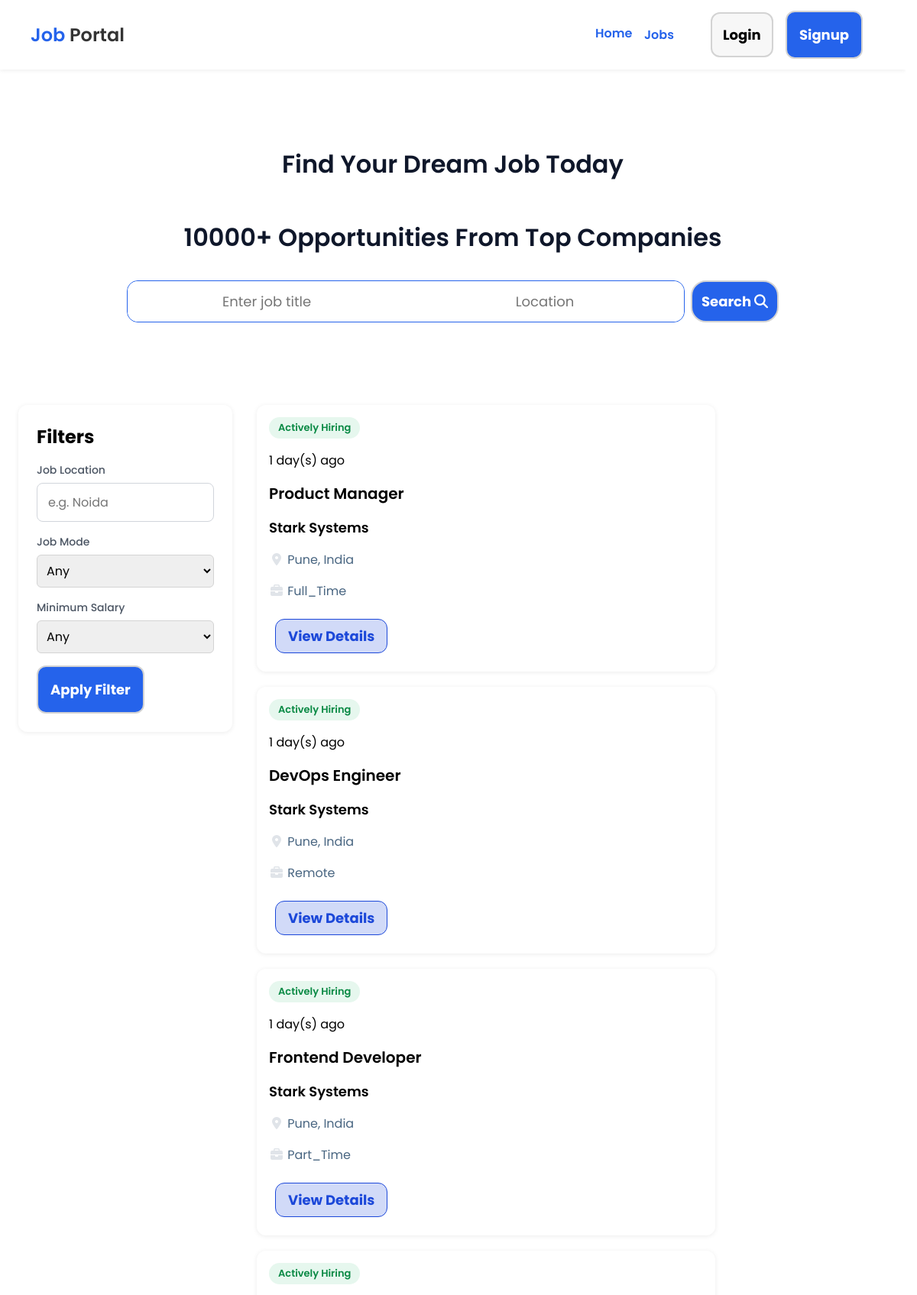
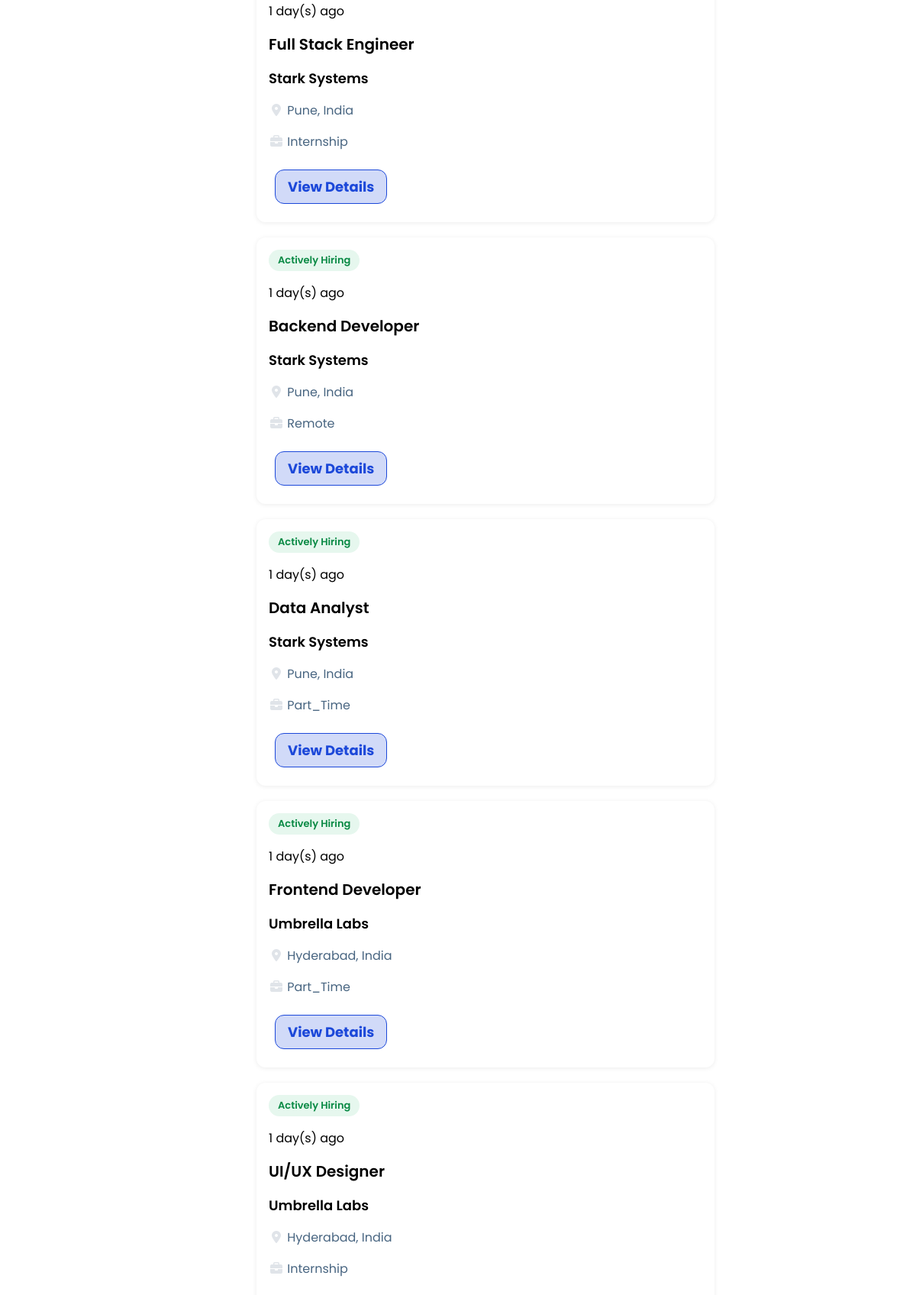
Page /jobs (upper part) on the committed database (2 pictures, top to bottom).
### models/Job.py (models this page shows, shortened)
class Job(db.Model):
    __tablename__="job"
    id = db.Column(db.Integer, primary_key=True)
    employer_id = db.Column(
        db.Integer,
        db.ForeignKey("employer_profile.id")
    )
    title = db.Column(db.String(150))
    company = db.Column(db.String(150))
    location = db.Column(db.String(100))
    employment_type = db.Column(db.String(30))
    salary_min = db.Column(db.Integer)
    salary_max = db.Column(db.Integer)
    description = db.Column(db.Text)
    vacancies = db.Column(db.Integer)
    deadline = db.Column(db.Date)
    is_active = db.Column(db.Boolean, default=True)
    created_at = db.Column(db.DateTime, default=datetime.utcnow)
    is_archived = db.Column(db.Boolean, default=False)
    is_approved = db.Column(db.Boolean, default=True)
    is_filled = db.Column(db.Boolean,default=False)       # Position filled
    employer = db.relationship(
        "EmployerProfile",
        back_populates="job"
    )
    applications = db.relationship(
        "Application",
        back_populates="job",
        cascade="all, delete-orphan"
    )
    bookmarks = db.relationship(
        "Bookmark",
        back_populates="job",
        cascade="all, delete-orphan"
    )
    @property
    def age(self):
        diff = datetime.utcnow() - self.created_at
        if diff.days > 0:
            return f"{diff.days} day(s) ago"

### job_routes/job_route.py (the view)
@job_bp.route("/jobs", methods=["GET"])
def jobs():
    today = date.today()
    query = Job.query.filter(
        Job.is_active == True,
        Job.deadline >= today,
        Job.is_approved == True,
        Job.is_filled == False,
        Job.is_archived == False
    )
    keyword = request.args.get("q", "").strip()
    if keyword:
        query = query.filter(Job.title.ilike(f"%{keyword}%"))
    location = request.args.get("location", "").strip()
    if location:
        query = query.filter(Job.location.ilike(f"%{location}%"))
    job_mode = request.args.get("job_mode", "").strip()
    if job_mode:
        query = query.filter(Job.employment_type == job_mode)
    min_salary = request.args.get("salary", "").strip()
    if min_salary.isdigit():
        query = query.filter(Job.salary_max >= int(min_salary))
    jobs = query.order_by(Job.created_at.desc()).all()
    if "user_id" in session:
        user_id = session.get("user_id")
        user = db.session.get(User, user_id)
    else:
        user = "Guest"
    return render_template(
        "job/jobs.html",
        user=user,
        jobs=jobs,
        filters={"q": keyword, "location": location, "job_mode": job_mode, "min_salary": min_salary},
    )

### templates/job/jobs.html (shortened to what this page needs)
<!DOCTYPE html>
<html>
<head>
  {% include "components/html_headers.html" %}
</head>
<body>
  {% include "components/topbar.html"%}
  {% include "components/welcome_section.html" %}
  <main class="job-sections">
  <aside class="filters">
    <h2 >Filters</h2>
    <form action="{{ url_for('job.jobs') }}" method="GET">
      <div class="filter-form-group">
      <label>Job Location</label>
      <input class="search2" type="text" name="location" value="{{ filters.location }}" placeholder="e.g. Noida">
      </div>
      <div class="filter-form-group">
      <label>Job Mode</label>
      <select name="job_mode">
        <option value="" {% if not filters.job_mode %}selected{% endif %}>Any</option>
      </select>
      </div>
      <div class="filter-form-group">
        <label>Minimum Salary</label>
        <select name="min_salary">
          <option value="" {% if not filters.min_salary %}selected{% endif %}>Any</option>
        </select>
      </div>
      <button type="submit" class="btn btn-primary">Apply Filter</button>
    </form>
  </aside>
    <section class="job-list" >
      {% for job in jobs %}
      {% include "job/job_card.html" with context %}
      {% else %}
      <p>No jobs found try removing some filters</p>
      {% endfor %}
    </section>
  </main>
</body>
</html>

### templates/job/job_card.html (shortened to what this page needs)
      <div class="job-card">
        <div class="badge-group">
        {% if not job.is_filled and job.is_active %}
          <span class="badge badge-green">Actively Hiring</span>
          {% else %}
          <span class="badge badge-red">Stoped Hiring</span>
          {% endif %}
        </div>
        <span class="job-deadline">{{ job.age }}</span>
        <span class="job-title">{{ job.title }}</span>
        <span class="job-company">{{ job.company }}</span>
        <span class="job-location"><i class="fa-solid fa-location-dot fa-fw" style="color: rgb(224, 228, 233);"></i> {{ job.location }}</span>
        <span class="job-mode"> <i class="fa-solid fa-briefcase fa-fw" style="color: rgb(224, 228, 233);"></i> {{ job.employment_type }}</span>
        <div class="job-buttons">
          <a class="btn details" href="{{ url_for('job.job_details',job_id=job.id) }}">View Details</a>
        </div>
      </div>

### static/styles.css (style rules this page uses)
:root { --primary: #2563eb; --primary-light: rgba(37, 99, 235, 0.15); --text-main: #333333; --text-muted: #486581; --text-light: #6b7280; --bg-light: #f7f7f7; --white: #ffffff; --color-edit: rgb(251, 133, 0); --bg-edit: rgba(251, 133, 0, 0.2); --color-delete: rgb(196, 18, 18); --color-archive: rgb(206, 212, 218); --color-details: rgb(28, 72, 217); --bg-details: rgba(28, 72, 217, 0.2); --color-apply: rgb(28, 217, 97); --bg-apply: rgba(28, 217, 97, 0.2); }
* { font-family: 'Poppins', sans-serif; margin: 0; padding: 0; box-sizing: border-box; }
html { scrollbar-gutter: stable; scroll-behavior: smooth; }
.btn { display: inline-block; font-size: 18px; font-weight: bold; border: 2px solid lightgray; padding: 16px; border-radius: 12px; transition: transform 0.3s ease-in-out, background-color 0.3s ease; text-decoration: none; will-change: transform; backface-visibility: hidden; transform: translateZ(0); }
.btn-primary { background-color: var(--primary); color: var(--white); }
.details { border: 1px solid var(--color-details); padding: 8px 16px; background-color: var(--bg-details); color: var(--color-details); }
.badge-group { display: flex; flex-direction: row; gap: 16px; flex-wrap: wrap; align-items: center; }
.badge { display: inline-block; padding: 4px 12px; border-radius: 20px; font-size: 13px; font-weight: 600; }
.badge-green { background: #e6f7ee; color: #0a8a45; }
.job-card, .profile-card { position: relative; display: flex; padding: 16px; gap: 16px; flex-direction: column; max-width: 600px; border-radius: 12px; box-shadow: 0 1px 6px rgba(0, 0, 0, .08); }
.job-title, .profile-title, .name { font-size: 20px; font-weight: 600; }
.job-company, .profile-company { font-size: 18px; font-weight: 600; }
.job-location, .profile-location { font-size: 16px; color: var(--text-muted); }
.job-position, .job-salary, .job-mode { color: var(--text-muted); border-radius: 8px; }
.job-mode { font-size: 16px; }
.job-buttons { padding: 8px; display: flex; flex-direction: row; gap: 18px; }
.job-list { display: flex; padding: 0; flex-wrap: wrap; gap: 20px; flex-grow: 1; flex-direction: column; }
label { font-size: 14px; font-weight: 500; color: #4b5563; }
input, select, textarea { border: 1px solid #d1d5db; border-radius: 8px; padding: 12px 14px; width: 100%; font-family: inherit; font-size: 16px; outline: none; transition: border-color 0.2s, box-shadow 0.2s; }
.job-sections { margin-top: 60px; padding: 24px; display: flex; flex-direction: row; align-items: flex-start; gap: 32px; max-width: 1400px; margin-left: auto; margin-right: auto; }
.filters { display: flex; flex-direction: column; gap: 16px; width: 280px; flex-shrink: 0; background: var(--white); padding: 24px; border-radius: 12px; box-shadow: 0 1px 6px rgba(0, 0, 0, .08); }
.filter-form-group { display: flex; flex-direction: column; gap: 6px; margin-bottom: 16px; }
.filter-form-group select { padding: 8px; border-radius: 6px; border: 1px solid lightgrey; width: 100%; }

### rows in the picture
Job: is_filled "Actively Hiring", age "1 day(s) ago", title "Product Manager", company "Stark Systems", location "Pune, India", employment_type "Full_Time"
Job: is_filled "Actively Hiring", age "1 day(s) ago", title "DevOps Engineer", company "Stark Systems", location "Pune, India", employment_type "Remote"
Job: is_filled "Actively Hiring", age "1 day(s) ago", title "Frontend Developer", company "Stark Systems", location "Pune, India", employment_type "Part_Time"
Job: is_filled "Actively Hiring", age "1 day(s) ago", title "Full Stack Engineer", company "Stark Systems", location "Pune, India", employment_type "Internship"
Job: is_filled "Actively Hiring", age "1 day(s) ago", title "Backend Developer", company "Stark Systems", location "Pune, India", employment_type "Remote"
Job: is_filled "Actively Hiring", age "1 day(s) ago", title "Data Analyst", company "Stark Systems", location "Pune, India", employment_type "Part_Time"
Job: is_filled "Actively Hiring", age "1 day(s) ago", title "Frontend Developer", company "Umbrella Labs", location "Hyderabad, India", employment_type "Part_Time"
Job: is_filled "Actively Hiring", age "1 day(s) ago", title "UI/UX Designer", company "Umbrella Labs", location "Hyderabad, India", employment_type "Internship"
